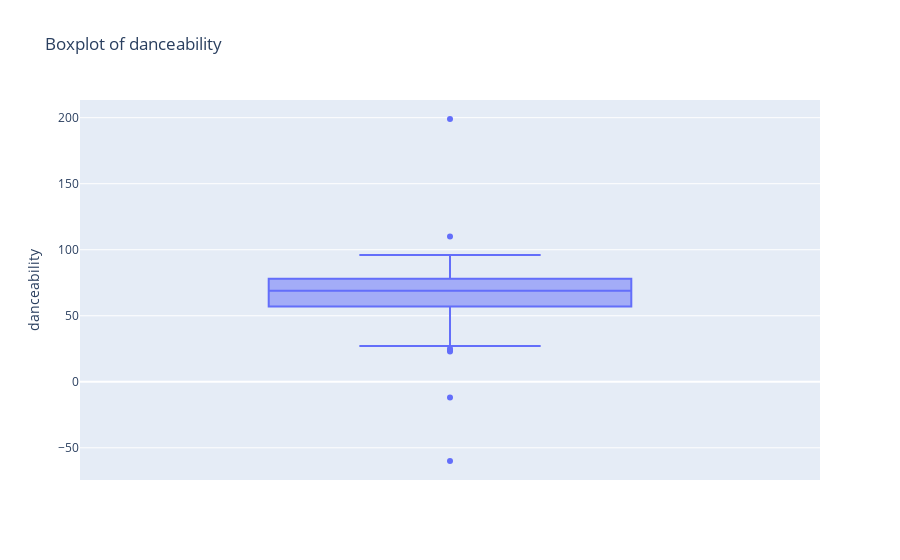

Write notebook code for a chart like this one.
### Markdown cell above
The results indicate that there are outliers since the minimum and maximum value of danceability are to low/high.
Next I will visualize the data, using a boxplot to see if I can detect any outliers, using the interquartile range.

### Code cell
# Create a box plot using Plotly Express
fig = px.box(spotify_df, y='danceability_%', title='Boxplot of danceability')

# Update the layout
fig.update_layout(yaxis_title='danceability')

# Show the plot
fig.show()

### Figure 1 — Plotly figure (JSON) as saved in the notebook; plotly's stock layout.template omitted (floating-point values rounded to 4 significant figures; data arrays with more than 128 entries replaced by an {"elided": "..."} marker saying what was removed)
{"data": [{"alignmentgroup": "True", "hovertemplate": "danceability_%=%{y}<extra></extra>", "legendgroup": "", "marker": {"color": "#636efa"}, "name": "", "notched": false, "offsetgroup": "", "orientation": "v", "showlegend": false, "x0": " ", "xaxis": "x", "y": {"elided": "958 int values"}, "y0": " ", "yaxis": "y", "type": "box"}], "layout": {"xaxis": {"anchor": "y", "domain": [0.0, 1.0]}, "yaxis": {"anchor": "x", "domain": [0.0, 1.0], "title": {"text": "danceability"}}, "legend": {"tracegroupgap": 0}, "title": {"text": "Boxplot of danceability"}, "boxmode": "group"}}
